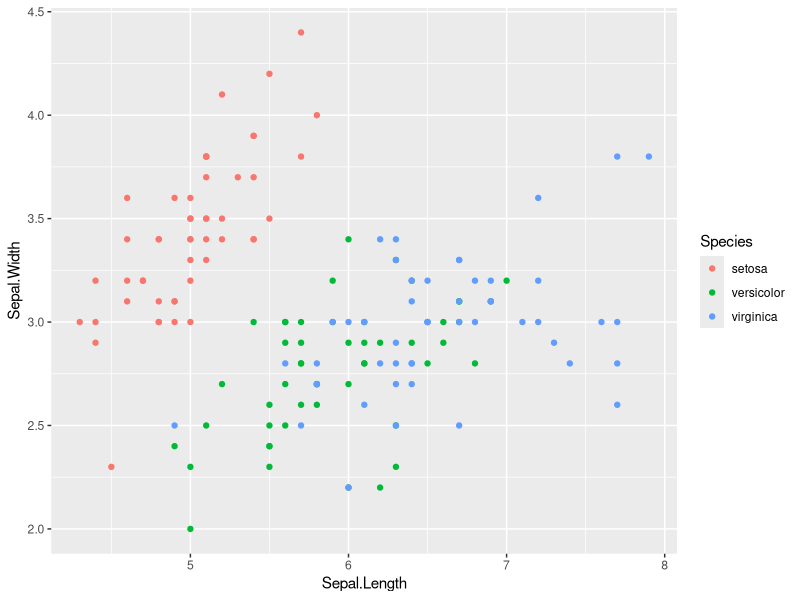
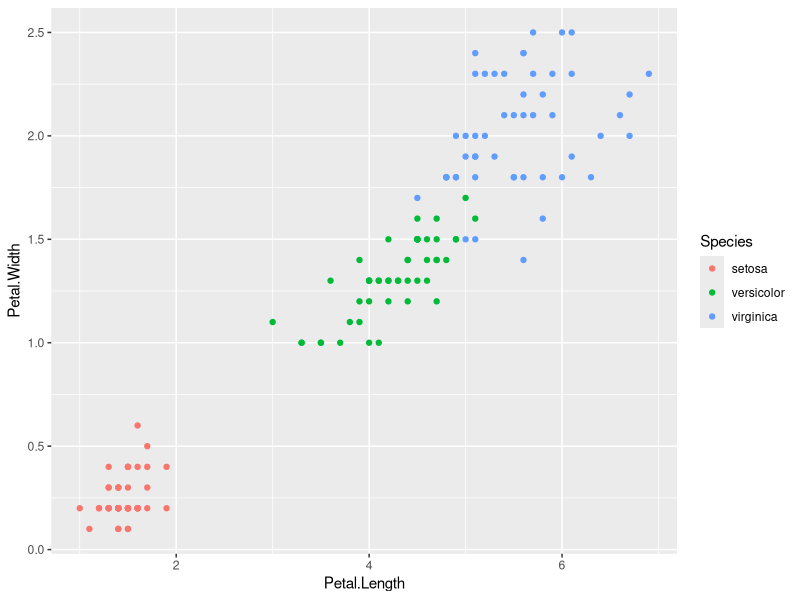
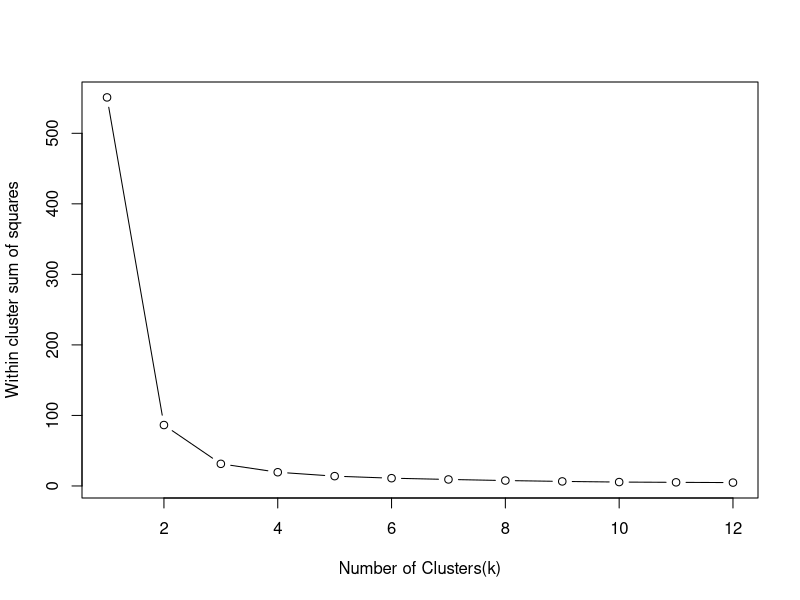

Generate these figures, in order, with R:

install.packages("ggplot2")

library(ggplot2)
head(iris)
summary(iris)
str(iris)

help("sapply")
sapply(iris[,-5],var)
summary(iris)

ggplot(iris,aes(x=Sepal.Length, y=Sepal.Width, color=Species)) +geom_point()
ggplot(iris,aes(x=Petal.Length, y=Petal.Width, color=Species)) +geom_point()


set.seed(300)
k.max = 12

wss = sapply(1:k.max,function(k){kmeans(iris[,3:4],k,nstart=20,iter.max=20)$tot.withinss})
wss
plot(1:k.max,wss,type="b",xlab="Number of Clusters(k)",ylab="Within cluster sum of squares")
icluster = kmeans(iris[,3:4],3,nstart=20)
table(icluster$cluster,iris$Species)


